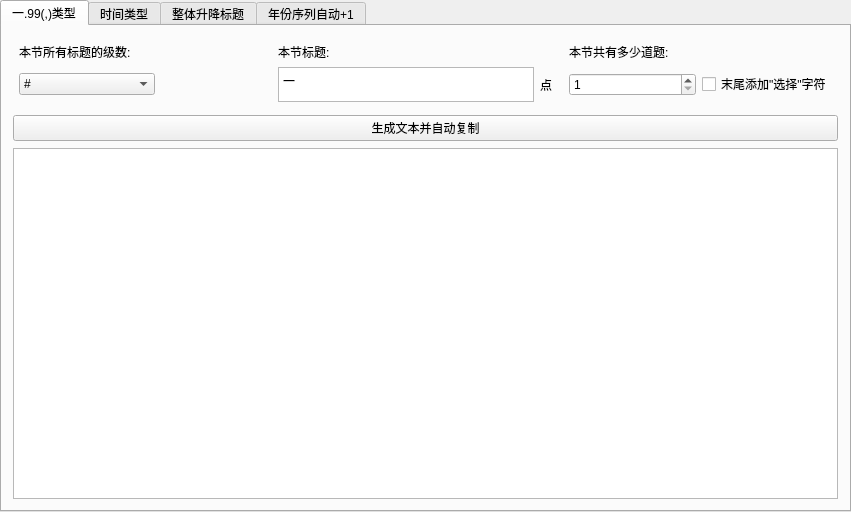
<?xml version="1.0" encoding="UTF-8"?>
<ui version="4.0">
 <class>GenerateMdTitleClass</class>
 <widget class="QMainWindow" name="GenerateMdTitleClass">
  <property name="geometry">
   <rect>
    <x>0</x>
    <y>0</y>
    <width>851</width>
    <height>512</height>
   </rect>
  </property>
  <property name="windowTitle">
   <string>GenerateMdTitle</string>
  </property>
  <widget class="QWidget" name="centralWidget">
   <layout class="QVBoxLayout" name="verticalLayout_2">
    <property name="spacing">
     <number>0</number>
    </property>
    <property name="leftMargin">
     <number>0</number>
    </property>
    <property name="topMargin">
     <number>0</number>
    </property>
    <property name="rightMargin">
     <number>0</number>
    </property>
    <property name="bottomMargin">
     <number>0</number>
    </property>
    <item>
     <widget class="QTabWidget" name="tabWidget">
      <property name="currentIndex">
       <number>0</number>
      </property>
      <widget class="QWidget" name="tab">
       <attribute name="title">
        <string>一.99(,)类型</string>
       </attribute>
       <layout class="QVBoxLayout" name="verticalLayout_3">
        <item>
         <widget class="QWidget" name="widget_2" native="true">
          <layout class="QVBoxLayout" name="verticalLayout">
           <property name="spacing">
            <number>7</number>
           </property>
           <property name="leftMargin">
            <number>0</number>
           </property>
           <property name="topMargin">
            <number>0</number>
           </property>
           <property name="rightMargin">
            <number>0</number>
           </property>
           <property name="bottomMargin">
            <number>0</number>
           </property>
           <item>
            <widget class="QWidget" name="widget" native="true">
             <property name="maximumSize">
              <size>
               <width>16777215</width>
               <height>16777215</height>
              </size>
             </property>
             <layout class="QGridLayout" name="gridLayout">
              <property name="sizeConstraint">
               <enum>QLayout::SetDefaultConstraint</enum>
              </property>
              <property name="leftMargin">
               <number>6</number>
              </property>
              <property name="topMargin">
               <number>6</number>
              </property>
              <property name="rightMargin">
               <number>6</number>
              </property>
              <property name="bottomMargin">
               <number>6</number>
              </property>
              <property name="spacing">
               <number>6</number>
              </property>
              <item row="0" column="0" colspan="2">
               <widget class="QLabel" name="label">
                <property name="text">
                 <string>本节所有标题的级数:</string>
                </property>
               </widget>
              </item>
              <item row="0" column="2">
               <widget class="QLabel" name="label_3">
                <property name="text">
                 <string>本节标题:</string>
                </property>
               </widget>
              </item>
              <item row="1" column="3">
               <widget class="QLabel" name="label_5">
                <property name="maximumSize">
                 <size>
                  <width>23</width>
                  <height>16777215</height>
                 </size>
                </property>
                <property name="text">
                 <string>点</string>
                </property>
               </widget>
              </item>
              <item row="0" column="4">
               <widget class="QLabel" name="label_2">
                <property name="text">
                 <string>本节共有多少道题:</string>
                </property>
               </widget>
              </item>
              <item row="1" column="0" colspan="2">
               <widget class="QComboBox" name="seriesComboBox">
                <property name="maximumSize">
                 <size>
                  <width>136</width>
                  <height>16777215</height>
                 </size>
                </property>
                <property name="insertPolicy">
                 <enum>QComboBox::InsertAfterCurrent</enum>
                </property>
                <item>
                 <property name="text">
                  <string>#</string>
                 </property>
                </item>
                <item>
                 <property name="text">
                  <string>##</string>
                 </property>
                </item>
                <item>
                 <property name="text">
                  <string>###</string>
                 </property>
                </item>
                <item>
                 <property name="text">
                  <string>####</string>
                 </property>
                </item>
                <item>
                 <property name="text">
                  <string>#####</string>
                 </property>
                </item>
                <item>
                 <property name="text">
                  <string>######</string>
                 </property>
                </item>
               </widget>
              </item>
              <item row="0" column="3">
               <widget class="QLabel" name="label_4">
                <property name="text">
                 <string/>
                </property>
               </widget>
              </item>
              <item row="0" column="5">
               <widget class="QLabel" name="label_6">
                <property name="text">
                 <string/>
                </property>
               </widget>
              </item>
              <item row="1" column="5">
               <widget class="QCheckBox" name="addSelectStrCheckBox">
                <property name="text">
                 <string>末尾添加&quot;选择&quot;字符</string>
                </property>
               </widget>
              </item>
              <item row="1" column="2">
               <widget class="QPlainTextEdit" name="titlePlainTextEdit">
                <property name="sizePolicy">
                 <sizepolicy hsizetype="Minimum" vsizetype="Fixed">
                  <horstretch>0</horstretch>
                  <verstretch>0</verstretch>
                 </sizepolicy>
                </property>
                <property name="maximumSize">
                 <size>
                  <width>16777215</width>
                  <height>35</height>
                 </size>
                </property>
                <property name="accessibleDescription">
                 <string/>
                </property>
                <property name="undoRedoEnabled">
                 <bool>true</bool>
                </property>
                <property name="plainText">
                 <string>一</string>
                </property>
               </widget>
              </item>
              <item row="1" column="4">
               <widget class="QSpinBox" name="questionNumSpinBox">
                <property name="minimum">
                 <number>1</number>
                </property>
                <property name="maximum">
                 <number>999999999</number>
                </property>
               </widget>
              </item>
             </layout>
            </widget>
           </item>
           <item>
            <widget class="QPushButton" name="generatePushButton">
             <property name="text">
              <string>生成文本并自动复制</string>
             </property>
            </widget>
           </item>
           <item>
            <widget class="QTextBrowser" name="generateTextBrowser"/>
           </item>
          </layout>
         </widget>
        </item>
       </layout>
      </widget>
      <widget class="QWidget" name="tab_2">
       <attribute name="title">
        <string>时间类型</string>
       </attribute>
       <layout class="QVBoxLayout" name="verticalLayout_4">
        <item>
         <widget class="QWidget" name="widget_4" native="true">
          <property name="maximumSize">
           <size>
            <width>16777215</width>
            <height>80</height>
           </size>
          </property>
          <layout class="QGridLayout" name="gridLayout_2">
           <property name="sizeConstraint">
            <enum>QLayout::SetDefaultConstraint</enum>
           </property>
           <property name="leftMargin">
            <number>6</number>
           </property>
           <property name="topMargin">
            <number>6</number>
           </property>
           <property name="rightMargin">
            <number>6</number>
           </property>
           <property name="bottomMargin">
            <number>6</number>
           </property>
           <property name="spacing">
            <number>6</number>
           </property>
           <item row="1" column="4">
            <widget class="QSpinBox" name="questionNumSpinBox2">
             <property name="minimum">
              <number>1</number>
             </property>
             <property name="maximum">
              <number>999999999</number>
             </property>
            </widget>
           </item>
           <item row="1" column="5">
            <widget class="QCheckBox" name="addSelectStrCheckBox2">
             <property name="text">
              <string>末尾添加&quot;选择&quot;字符</string>
             </property>
            </widget>
           </item>
           <item row="1" column="2">
            <widget class="QPlainTextEdit" name="titlePlainTextEdit2">
             <property name="maximumSize">
              <size>
               <width>16777215</width>
               <height>35</height>
              </size>
             </property>
             <property name="accessibleDescription">
              <string/>
             </property>
             <property name="undoRedoEnabled">
              <bool>true</bool>
             </property>
             <property name="plainText">
              <string>0h59min</string>
             </property>
            </widget>
           </item>
           <item row="0" column="5">
            <widget class="QLabel" name="label_11">
             <property name="text">
              <string/>
             </property>
            </widget>
           </item>
           <item row="1" column="0" colspan="2">
            <widget class="QComboBox" name="seriesComboBox2">
             <property name="maximumSize">
              <size>
               <width>136</width>
               <height>16777215</height>
              </size>
             </property>
             <property name="insertPolicy">
              <enum>QComboBox::InsertAfterCurrent</enum>
             </property>
             <item>
              <property name="text">
               <string>#</string>
              </property>
             </item>
             <item>
              <property name="text">
               <string>##</string>
              </property>
             </item>
             <item>
              <property name="text">
               <string>###</string>
              </property>
             </item>
             <item>
              <property name="text">
               <string>####</string>
              </property>
             </item>
             <item>
              <property name="text">
               <string>#####</string>
              </property>
             </item>
             <item>
              <property name="text">
               <string>######</string>
              </property>
             </item>
            </widget>
           </item>
           <item row="0" column="0" colspan="2">
            <widget class="QLabel" name="label_7">
             <property name="text">
              <string>本节所有标题的级数:</string>
             </property>
            </widget>
           </item>
           <item row="0" column="2">
            <widget class="QLabel" name="label_8">
             <property name="text">
              <string>本节标题:</string>
             </property>
            </widget>
           </item>
           <item row="0" column="4">
            <widget class="QLabel" name="label_10">
             <property name="text">
              <string>本节共有多少道题:</string>
             </property>
            </widget>
           </item>
           <item row="1" column="3">
            <widget class="QLabel" name="label_12">
             <property name="maximumSize">
              <size>
               <width>23</width>
               <height>16777215</height>
              </size>
             </property>
             <property name="text">
              <string>点</string>
             </property>
            </widget>
           </item>
          </layout>
         </widget>
        </item>
        <item>
         <widget class="QPushButton" name="generatePushButton2">
          <property name="text">
           <string>生成文本并自动复制</string>
          </property>
         </widget>
        </item>
        <item>
         <widget class="QTextBrowser" name="generateTextBrowser2"/>
        </item>
       </layout>
      </widget>
      <widget class="QWidget" name="tab_3">
       <attribute name="title">
        <string>整体升降标题</string>
       </attribute>
       <layout class="QVBoxLayout" name="verticalLayout_5">
        <item>
         <widget class="QWidget" name="widget_5" native="true">
          <layout class="QHBoxLayout" name="horizontalLayout_2">
           <property name="leftMargin">
            <number>0</number>
           </property>
           <property name="topMargin">
            <number>0</number>
           </property>
           <property name="rightMargin">
            <number>0</number>
           </property>
           <property name="bottomMargin">
            <number>0</number>
           </property>
           <item>
            <widget class="QPushButton" name="downPushButton">
             <property name="text">
              <string>手中标题降低1级并自动复制(Ctrl+Shift+↓)</string>
             </property>
            </widget>
           </item>
           <item>
            <widget class="QPushButton" name="upPushButton">
             <property name="text">
              <string>手中标题提升1级并自动复制(Ctrl+Shift+↑)</string>
             </property>
            </widget>
           </item>
          </layout>
         </widget>
        </item>
        <item>
         <widget class="QTextBrowser" name="generateTextBrowser3"/>
        </item>
       </layout>
      </widget>
      <widget class="QWidget" name="tab_4">
       <attribute name="title">
        <string>年份序列自动+1</string>
       </attribute>
       <layout class="QVBoxLayout" name="verticalLayout_8">
        <item>
         <widget class="QWidget" name="widget_6" native="true">
          <layout class="QVBoxLayout" name="verticalLayout_6">
           <property name="spacing">
            <number>0</number>
           </property>
           <property name="leftMargin">
            <number>0</number>
           </property>
           <property name="topMargin">
            <number>0</number>
           </property>
           <property name="rightMargin">
            <number>0</number>
           </property>
           <property name="bottomMargin">
            <number>0</number>
           </property>
           <item>
            <widget class="QWidget" name="widget_7" native="true">
             <property name="maximumSize">
              <size>
               <width>16777215</width>
               <height>85</height>
              </size>
             </property>
             <layout class="QGridLayout" name="gridLayout_3">
              <property name="sizeConstraint">
               <enum>QLayout::SetDefaultConstraint</enum>
              </property>
              <property name="leftMargin">
               <number>6</number>
              </property>
              <property name="topMargin">
               <number>6</number>
              </property>
              <property name="rightMargin">
               <number>6</number>
              </property>
              <property name="bottomMargin">
               <number>6</number>
              </property>
              <property name="spacing">
               <number>6</number>
              </property>
              <item row="0" column="4">
               <widget class="QLabel" name="label_14">
                <property name="text">
                 <string>本节共有多少道题:</string>
                </property>
               </widget>
              </item>
              <item row="0" column="2">
               <widget class="QLabel" name="label_13">
                <property name="text">
                 <string>本节标题:</string>
                </property>
               </widget>
              </item>
              <item row="0" column="5">
               <widget class="QLabel" name="label_16">
                <property name="text">
                 <string/>
                </property>
               </widget>
              </item>
              <item row="1" column="5">
               <widget class="QCheckBox" name="addSelectStrCheckBox4">
                <property name="text">
                 <string>末尾添加&quot;选择&quot;字符</string>
                </property>
               </widget>
              </item>
              <item row="0" column="3">
               <widget class="QLabel" name="label_15">
                <property name="text">
                 <string/>
                </property>
               </widget>
              </item>
              <item row="0" column="0" colspan="2">
               <widget class="QLabel" name="label_9">
                <property name="text">
                 <string>本节所有标题的级数:</string>
                </property>
               </widget>
              </item>
              <item row="1" column="4">
               <widget class="QSpinBox" name="questionNumSpinBox4">
                <property name="minimum">
                 <number>1</number>
                </property>
                <property name="maximum">
                 <number>999999999</number>
                </property>
               </widget>
              </item>
              <item row="1" column="2">
               <widget class="QSpinBox" name="yearsSpinBox">
                <property name="minimum">
                 <number>1</number>
                </property>
                <property name="maximum">
                 <number>999999999</number>
                </property>
                <property name="value">
                 <number>2001</number>
                </property>
               </widget>
              </item>
              <item row="1" column="3">
               <widget class="QLabel" name="label_17">
                <property name="maximumSize">
                 <size>
                  <width>23</width>
                  <height>16777215</height>
                 </size>
                </property>
                <property name="text">
                 <string>点</string>
                </property>
               </widget>
              </item>
              <item row="1" column="0" colspan="2">
               <widget class="QComboBox" name="seriesComboBox4">
                <property name="maximumSize">
                 <size>
                  <width>136</width>
                  <height>16777215</height>
                 </size>
                </property>
                <property name="insertPolicy">
                 <enum>QComboBox::InsertAfterCurrent</enum>
                </property>
                <item>
                 <property name="text">
                  <string>#</string>
                 </property>
                </item>
                <item>
                 <property name="text">
                  <string>##</string>
                 </property>
                </item>
                <item>
                 <property name="text">
                  <string>###</string>
                 </property>
                </item>
                <item>
                 <property name="text">
                  <string>####</string>
                 </property>
                </item>
                <item>
                 <property name="text">
                  <string>#####</string>
                 </property>
                </item>
                <item>
                 <property name="text">
                  <string>######</string>
                 </property>
                </item>
               </widget>
              </item>
             </layout>
            </widget>
           </item>
           <item>
            <widget class="QWidget" name="widget_8" native="true">
             <layout class="QVBoxLayout" name="verticalLayout_7">
              <item>
               <widget class="QPushButton" name="generatePushButton4">
                <property name="text">
                 <string>生成文本并自动复制</string>
                </property>
               </widget>
              </item>
              <item>
               <widget class="QTextBrowser" name="generateTextBrowser4"/>
              </item>
             </layout>
            </widget>
           </item>
          </layout>
         </widget>
        </item>
       </layout>
      </widget>
     </widget>
    </item>
   </layout>
  </widget>
 </widget>
 <layoutdefault spacing="6" margin="11"/>
 <resources>
  <include location="GenerateMdTitle.qrc"/>
 </resources>
 <connections/>
</ui>
